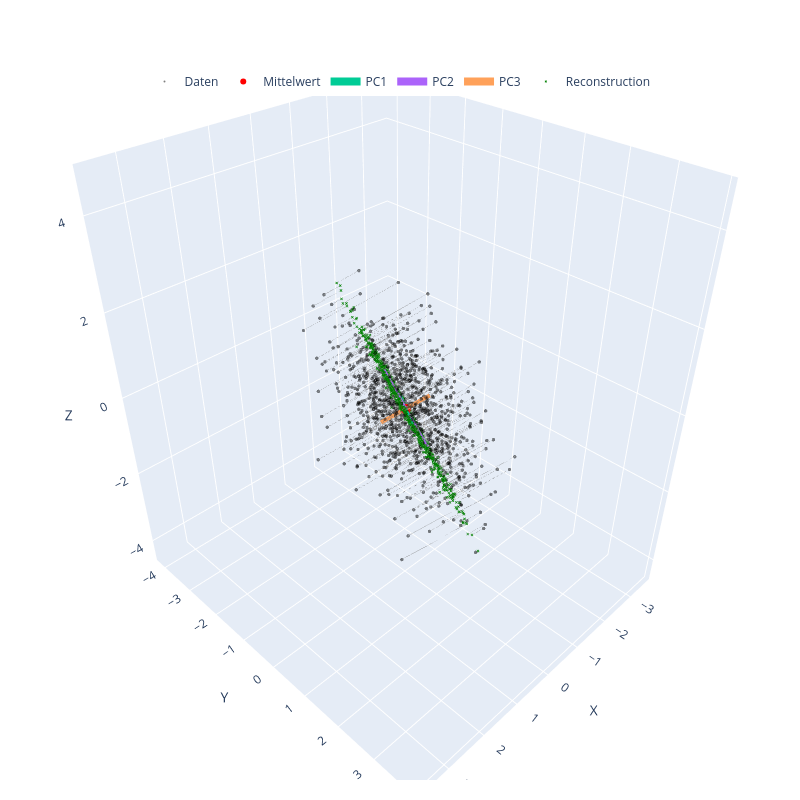

Notebook cell for this chart:
### Markdown cell above
### (b) Projection and Reconstruction in Subspace (2 Points)

- Project the data onto the subspace spanned by the **first two principal components** (i.e., the top 2 Eigenvectors).
- What is the **dimensionality** of the data after projection?
- Reconstruct the data from the 2D projection back into the original **3D** space.
- Plot both the **original** and the **reconstructed** data in 3D using `plot3DPCA()`.

### Code cell
# TODO: project data3d to first two principal components in and plot in 2D
X_reduced, eigVec_reduced, _, mean = pca(data3d, 2)

# TODO: print dimensionality of X_reduced
print("Shape of X_reduced : ", X_reduced.shape)

# TODO: reconstruct from projection into 3D and plot using plot3DPCA
X_reconstructed = mean + X_reduced @ eigVec_reduced.T

# TODO: Plot reconstruction using plot3DPCA
_, eigVec, eigVal, _ = pca(data3d)
plot3DPCA(
    data=data3d,
    mju=mean,
    eigVec=eigVec,
    eigVal=eigVal,
    recData = X_reconstructed,
    showReconstruction = True
)
